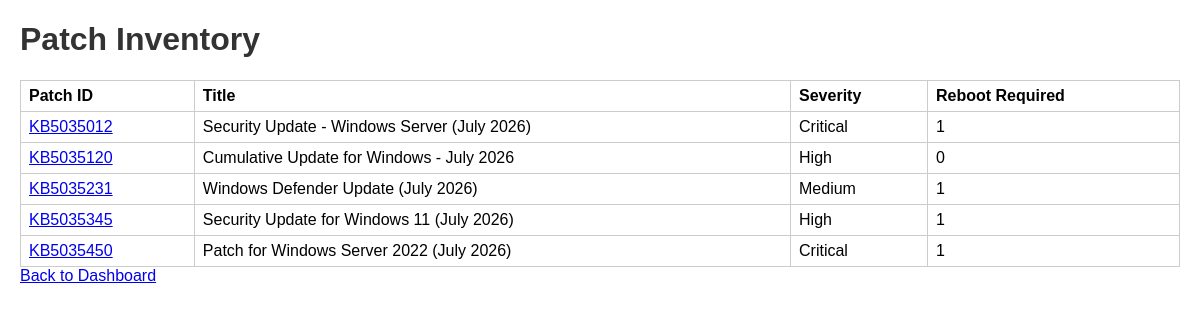
/patches, run on the app's committed database.
### tables this page shows
CREATE TABLE Patches (
    patch_id TEXT PRIMARY KEY,
    title TEXT NOT NULL,
    severity TEXT,
    reboot_required BOOLEAN,
    supersedes TEXT,
    cve_ids TEXT
);

### main.py (the view)
@app.get("/patches")
def patches(request: Request):
    conn = get_connection()
    cur = conn.cursor()
    cur.execute("SELECT patch_id, title, severity, reboot_required FROM Patches")
    patches = [dict(r) for r in cur.fetchall()]
    conn.close()
    return templates.TemplateResponse("patches.html", {"request": request, "patches": patches})

### templates/patches.html (shortened to what this page needs)
<!DOCTYPE html>
<html>
<head>
    <link rel="stylesheet" href="/static/styles.css">
</head>
<body>
<h1>Patch Inventory</h1>
<table>
    <tr>
        <th>Patch ID</th>
        <th>Title</th>
        <th>Severity</th>
        <th>Reboot Required</th>
    </tr>
    {% for p in patches %}
    <tr>
        <td>
            {% if p.patch_id %}
            <a href="https://support.microsoft.com/search?query={{ p.patch_id }}" target="_blank" rel="noopener noreferrer">{{ p.patch_id }}</a>
            {% else %}
            {{ p.patch_id }}
            {% endif %}
        </td>
        <td>{{ p.title }}</td>
        <td>{{ p.severity }}</td>
        <td>{{ p.reboot_required }}</td>
    </tr>
    {% else %}
    <tr>
        <td colspan="4">No patches found. Please ingest data first.</td>
    </tr>
    {% endfor %}
</table>
<a href="/dashboard">Back to Dashboard</a>
</body>
</html>

### static/styles.css (style rules this page uses)
body { font-family: Arial, sans-serif; margin: 20px; }
h1, h2 { color: #333; }
table { border-collapse: collapse; width: 100%; margin-top: 15px; }
th, td { border: 1px solid #ccc; padding: 6px 8px; text-align: left; }

### data on the page
Patches: patch_id "KB5035012", title "Security Update - Windows Server (July 2026)", severity "Critical", reboot_required "1"
Patches: patch_id "KB5035120", title "Cumulative Update for Windows - July 2026", severity "High", reboot_required "0"
Patches: patch_id "KB5035231", title "Windows Defender Update (July 2026)", severity "Medium", reboot_required "1"
Patches: patch_id "KB5035345", title "Security Update for Windows 11 (July 2026)", severity "High", reboot_required "1"
Patches: patch_id "KB5035450", title "Patch for Windows Server 2022 (July 2026)", severity "Critical", reboot_required "1"
